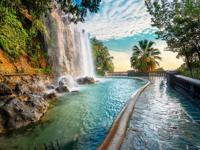
#> input picture tests/data/test-decrypted.jpg, 200 x 150 px
$ python -i service.py   (imports and definitions only)
#> lines starting #> are read from the running program, lines starting #| are printed output that depends on the picture
import io
from PIL import Image, ExifTags
import base64
import logging
logger = logging.getLogger(__name__)

class ImageProcessingService:

    def __init__(self,
                 thumbnail_width_size: int=400,
                 thumbnail_height_size: int=200):
        self.thumbnail_width_size = thumbnail_width_size
        self.thumbnail_height_size = thumbnail_height_size

    def get_image_thumbnail_bytes(self, image_file) -> bytes:
        try:
            temp_image = Image.open(image_file)
            temp_image = ImageProcessingService.rotate_image(temp_image)
            exif = temp_image.info['exif']

            w,h = temp_image.size
            image_aspect_ratio = h/w
            image_format = temp_image.format
            temp_image = temp_image.resize((self.thumbnail_width_size, int(self.thumbnail_width_size*image_aspect_ratio)))

            mem_file = io.BytesIO()
            temp_image.save(mem_file, format=image_format, exif=exif)
            image_byte_array = mem_file.getvalue()
            mem_file.close()
            # target_file = io.StringIO()
            # temp_image.save(target_file)
            # temp_image.close()
            return image_byte_array
        except Exception as err:
            raise Exception(f"Failed to create thumbnail to image: {str(err)}")

    @staticmethod
    def get_image_base64(image: bytes) -> str:
        return base64.b64encode(image).decode()

    @staticmethod
    def rotate_image(image: Image) -> str:
        try:
            for orientation in ExifTags.TAGS.keys():
                if ExifTags.TAGS[orientation]=="Orientation":
                    break

            exif = image._getexif()

            if exif[orientation] == 3:
                image=image.rotate(180, expand=True)
            elif exif[orientation] == 6:
                image=image.rotate(270, expand=True)
            elif exif[orientation] == 8:
                image=image.rotate(90, expand=True)

            return image

        except (AttributeError, KeyError, IndexError):
            logger.info("Image doesn't have tags :(")
            return image
            pass


>>> import cv2
>>> picture = cv2.imread('../../../tests/data/test-decrypted.jpg', cv2.IMREAD_GRAYSCALE)
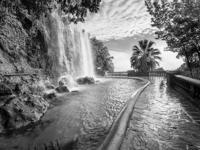
#> picture: shape (150, 200); min 0, max 255, mean 121.8
>>> result = ImageProcessingService().rotate_image(picture)
